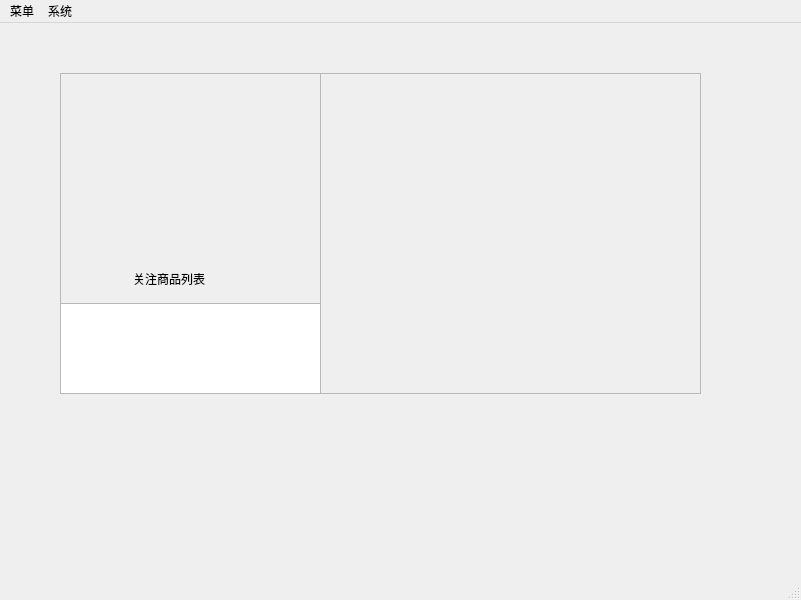
<?xml version="1.0" encoding="UTF-8"?>
<ui version="4.0">
 <class>MainWindow</class>
 <widget class="QMainWindow" name="MainWindow">
  <property name="geometry">
   <rect>
    <x>0</x>
    <y>0</y>
    <width>801</width>
    <height>600</height>
   </rect>
  </property>
  <property name="windowTitle">
   <string>MainWindow</string>
  </property>
  <widget class="QWidget" name="centralwidget">
   <widget class="QScrollArea" name="scrollArea">
    <property name="geometry">
     <rect>
      <x>320</x>
      <y>50</y>
      <width>381</width>
      <height>321</height>
     </rect>
    </property>
    <property name="widgetResizable">
     <bool>true</bool>
    </property>
    <widget class="QWidget" name="scrollAreaWidgetContents">
     <property name="geometry">
      <rect>
       <x>0</x>
       <y>0</y>
       <width>379</width>
       <height>319</height>
      </rect>
     </property>
     <widget class="QWidget" name="gridLayoutWidget">
      <property name="geometry">
       <rect>
        <x>0</x>
        <y>0</y>
        <width>381</width>
        <height>321</height>
       </rect>
      </property>
      <layout class="QGridLayout" name="gridLayout"/>
     </widget>
    </widget>
   </widget>
   <widget class="QFrame" name="frame">
    <property name="geometry">
     <rect>
      <x>60</x>
      <y>50</y>
      <width>261</width>
      <height>321</height>
     </rect>
    </property>
    <property name="frameShape">
     <enum>QFrame::StyledPanel</enum>
    </property>
    <property name="frameShadow">
     <enum>QFrame::Raised</enum>
    </property>
    <widget class="QLabel" name="label">
     <property name="geometry">
      <rect>
       <x>0</x>
       <y>190</y>
       <width>261</width>
       <height>31</height>
      </rect>
     </property>
     <property name="text">
      <string>                      关注商品列表</string>
     </property>
    </widget>
    <widget class="QListView" name="listView">
     <property name="geometry">
      <rect>
       <x>0</x>
       <y>230</y>
       <width>261</width>
       <height>91</height>
      </rect>
     </property>
    </widget>
    <widget class="QWidget" name="horizontalLayoutWidget">
     <property name="geometry">
      <rect>
       <x>0</x>
       <y>0</y>
       <width>261</width>
       <height>181</height>
      </rect>
     </property>
     <layout class="QHBoxLayout" name="horizontalLayout"/>
    </widget>
   </widget>
  </widget>
  <widget class="QMenuBar" name="menubar">
   <property name="geometry">
    <rect>
     <x>0</x>
     <y>0</y>
     <width>801</width>
     <height>18</height>
    </rect>
   </property>
   <property name="menu" stdset="0">
    <bool>false</bool>
   </property>
   <widget class="QMenu" name="menu">
    <property name="title">
     <string>菜单</string>
    </property>
    <addaction name="action_heat_2"/>
    <addaction name="action_evaluate"/>
    <addaction name="action_price"/>
    <addaction name="action_up"/>
   </widget>
   <widget class="QMenu" name="menu_sys">
    <property name="title">
     <string>系统</string>
    </property>
    <addaction name="action_about"/>
    <addaction name="action_out_2"/>
   </widget>
   <addaction name="menu"/>
   <addaction name="menu_sys"/>
  </widget>
  <widget class="QStatusBar" name="statusbar"/>
  <action name="action_heat_2">
   <property name="text">
    <string>action_heat_2</string>
   </property>
  </action>
  <action name="action_evaluate">
   <property name="text">
    <string>action_evaluate</string>
   </property>
  </action>
  <action name="action_price">
   <property name="text">
    <string>action_price</string>
   </property>
  </action>
  <action name="action_up">
   <property name="text">
    <string>action_up</string>
   </property>
  </action>
  <action name="action_about">
   <property name="text">
    <string>action_about</string>
   </property>
  </action>
  <action name="action_out_2">
   <property name="text">
    <string>action_out_2</string>
   </property>
  </action>
 </widget>
 <resources/>
 <connections/>
</ui>
